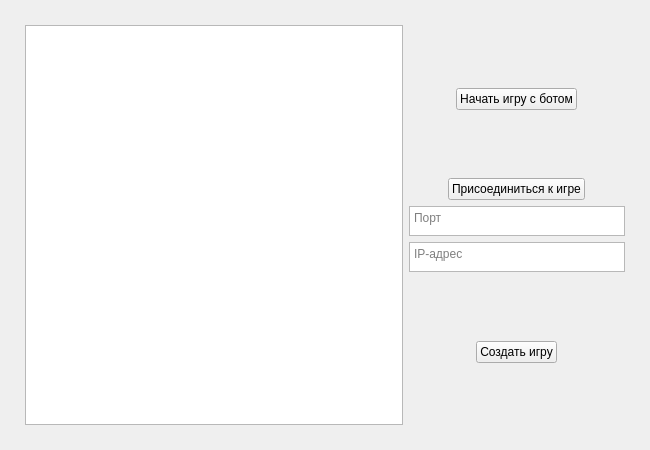
<?xml version="1.0" encoding="UTF-8"?>
<ui version="4.0">
 <class>InitGame</class>
 <widget class="QMainWindow" name="InitGame">
  <property name="geometry">
   <rect>
    <x>0</x>
    <y>0</y>
    <width>650</width>
    <height>450</height>
   </rect>
  </property>
  <property name="windowTitle">
   <string>Морской Бой</string>
  </property>
  <property name="windowIcon">
   <iconset resource="resources.qrc">
    <normaloff>:/icon.png</normaloff>:/icon.png</iconset>
  </property>
  <widget class="QWidget" name="centralwidget">
   <widget class="QWidget" name="horizontalLayoutWidget">
    <property name="geometry">
     <rect>
      <x>25</x>
      <y>25</y>
      <width>600</width>
      <height>400</height>
     </rect>
    </property>
    <layout class="QHBoxLayout" name="horizontalLayout" stretch="7,4">
     <item>
      <widget class="QGraphicsView" name="field">
       <property name="sizePolicy">
        <sizepolicy hsizetype="Maximum" vsizetype="Maximum">
         <horstretch>0</horstretch>
         <verstretch>0</verstretch>
        </sizepolicy>
       </property>
       <property name="maximumSize">
        <size>
         <width>600</width>
         <height>400</height>
        </size>
       </property>
       <property name="verticalScrollBarPolicy">
        <enum>Qt::ScrollBarAlwaysOff</enum>
       </property>
       <property name="horizontalScrollBarPolicy">
        <enum>Qt::ScrollBarAlwaysOff</enum>
       </property>
      </widget>
     </item>
     <item>
      <layout class="QVBoxLayout" name="verticalLayout">
       <item>
        <spacer name="verticalSpacer">
         <property name="orientation">
          <enum>Qt::Vertical</enum>
         </property>
         <property name="sizeHint" stdset="0">
          <size>
           <width>20</width>
           <height>40</height>
          </size>
         </property>
        </spacer>
       </item>
       <item alignment="Qt::AlignHCenter">
        <widget class="QPushButton" name="begin_bot">
         <property name="sizePolicy">
          <sizepolicy hsizetype="Maximum" vsizetype="Fixed">
           <horstretch>0</horstretch>
           <verstretch>0</verstretch>
          </sizepolicy>
         </property>
         <property name="layoutDirection">
          <enum>Qt::LeftToRight</enum>
         </property>
         <property name="text">
          <string>Начать игру с ботом</string>
         </property>
        </widget>
       </item>
       <item>
        <spacer name="verticalSpacer_3">
         <property name="orientation">
          <enum>Qt::Vertical</enum>
         </property>
         <property name="sizeHint" stdset="0">
          <size>
           <width>20</width>
           <height>40</height>
          </size>
         </property>
        </spacer>
       </item>
       <item alignment="Qt::AlignHCenter">
        <widget class="QPushButton" name="begin_join">
         <property name="sizePolicy">
          <sizepolicy hsizetype="Maximum" vsizetype="Fixed">
           <horstretch>0</horstretch>
           <verstretch>0</verstretch>
          </sizepolicy>
         </property>
         <property name="text">
          <string>Присоединиться к игре</string>
         </property>
        </widget>
       </item>
       <item>
        <layout class="QVBoxLayout" name="verticalLayout_2">
         <item>
          <widget class="QTextEdit" name="join_port">
           <property name="sizePolicy">
            <sizepolicy hsizetype="Preferred" vsizetype="Maximum">
             <horstretch>0</horstretch>
             <verstretch>0</verstretch>
            </sizepolicy>
           </property>
           <property name="maximumSize">
            <size>
             <width>16777215</width>
             <height>30</height>
            </size>
           </property>
           <property name="placeholderText">
            <string>Порт</string>
           </property>
          </widget>
         </item>
         <item>
          <widget class="QTextEdit" name="join_ip">
           <property name="sizePolicy">
            <sizepolicy hsizetype="Preferred" vsizetype="Maximum">
             <horstretch>0</horstretch>
             <verstretch>0</verstretch>
            </sizepolicy>
           </property>
           <property name="maximumSize">
            <size>
             <width>16777215</width>
             <height>30</height>
            </size>
           </property>
           <property name="placeholderText">
            <string>IP-адрес</string>
           </property>
          </widget>
         </item>
        </layout>
       </item>
       <item>
        <spacer name="verticalSpacer_4">
         <property name="orientation">
          <enum>Qt::Vertical</enum>
         </property>
         <property name="sizeHint" stdset="0">
          <size>
           <width>20</width>
           <height>40</height>
          </size>
         </property>
        </spacer>
       </item>
       <item alignment="Qt::AlignHCenter">
        <widget class="QPushButton" name="begin_create">
         <property name="sizePolicy">
          <sizepolicy hsizetype="Maximum" vsizetype="Fixed">
           <horstretch>0</horstretch>
           <verstretch>0</verstretch>
          </sizepolicy>
         </property>
         <property name="text">
          <string>Создать игру</string>
         </property>
        </widget>
       </item>
       <item>
        <spacer name="verticalSpacer_2">
         <property name="orientation">
          <enum>Qt::Vertical</enum>
         </property>
         <property name="sizeHint" stdset="0">
          <size>
           <width>20</width>
           <height>40</height>
          </size>
         </property>
        </spacer>
       </item>
      </layout>
     </item>
    </layout>
   </widget>
  </widget>
 </widget>
 <resources>
  <include location="resources.qrc"/>
 </resources>
 <connections/>
</ui>
